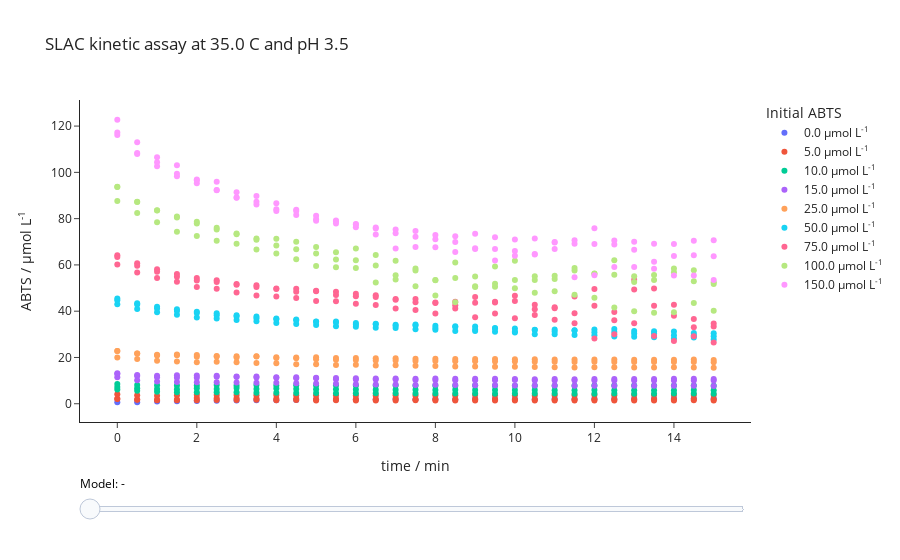

Write notebook code for a chart like this one.
### Markdown cell above
## Problems:

- Apparently no activity in reactions with low initial ABTS
- Product absorbs at 340 nm, --> only apparent decrease in reaction rate

### Code cell
e.visualize()
